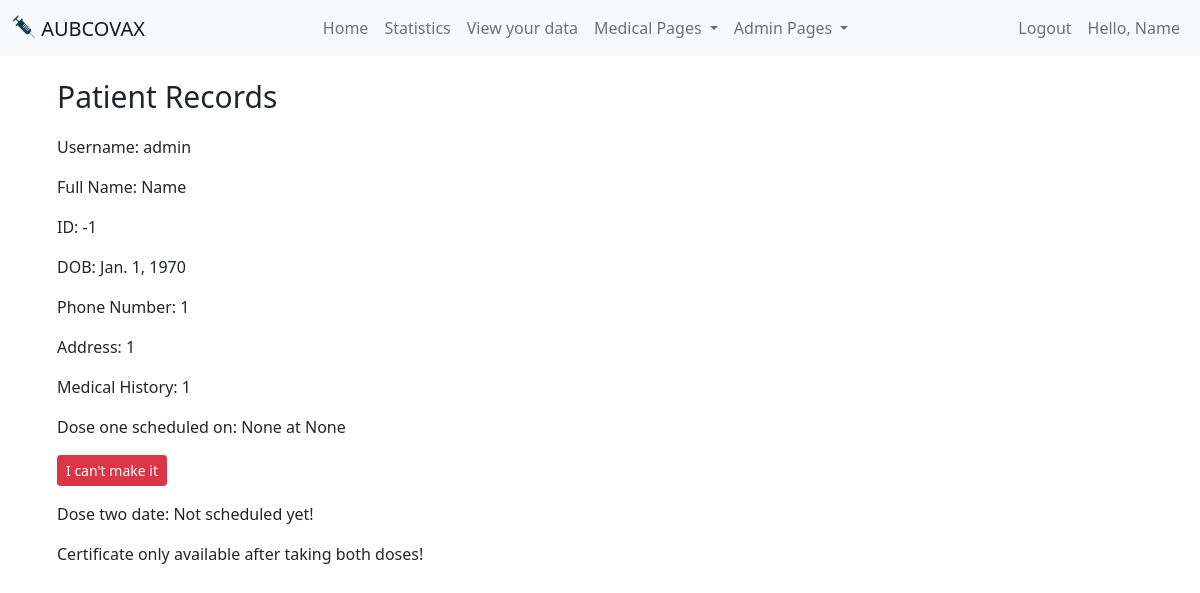
Page /patientInfo/ (signed in) on the committed database.
### main/models.py (models this page shows)
class Account(AbstractBaseUser, PermissionsMixin):
    username=models.CharField(max_length=200, unique=True)
    isMedicalStaff = models.BooleanField(default=False)
    isAdmin = models.BooleanField(default=False)
    name = models.CharField(max_length=200)
    email = models.EmailField(unique=False)
    DOB = models.DateField()
    ID_nbr = models.IntegerField(unique=True)
    phone_nbr = models.IntegerField(unique=True)
    address = models.CharField(max_length=200)
    medical_history = models.TextField()
    doseOne = models.BooleanField(default=False)
    doseOneDate = models.DateField(null=True, blank=True)
    doseOneTime=models.CharField(max_length=200, null=True, blank=True)
    doseTwo = models.BooleanField(default=False)
    doseTwoDate = models.DateField(null=True, blank=True)
    doseTwoTime=models.CharField(max_length=200, null=True, blank=True)
    is_staff=models.BooleanField(default=False)
    is_active=models.BooleanField(default=True)
    objects = MyUserManager()
    USERNAME_FIELD = 'username'
    REQUIRED_FIELDS = ['name', 'email', 'isMedicalStaff', 'isAdmin', 'DOB', 'ID_nbr', 'phone_nbr', 'address', 'medical_history']
    def __str__(self):
        return self.username

### main/views.py (the view, shortened to what this page needs)
# urls.py: path('patientInfo/', views.patientInfo, name='patientInfo'),
def patientInfo(request):
    if not request.user.is_authenticated:
        return render(request, 'notAllowed.html')
    return render(request, 'patientInfo.html')

### main/templates/patientInfo.html (shortened to what this page needs)
{% extends 'base.html' %}
{% block content %}
<div class="infopagecontainer">
    <h1>Patient Records</h1>
    <p>Username: {{ user }} </p>
    <p>Full Name: {{user.name}}</p>
    <p>ID: {{user.ID_nbr}}</p>
    <p>DOB: {{user.DOB}}</p>
    <p>Phone Number: {{user.phone_nbr}} </p>
    <p>Address: {{user.address}} </p>
    <p>Medical History: {{user.medical_history}} </p>
    {%if user.doseOne %}
    <p>Dose one date: {{user.doseOneDate}} </p>
    {%else%}
    <p>Dose one scheduled on: {{user.doseOneDate}} at {{user.doseOneTime}}</p>
    <form method="POST">
        <button class="btn btn-sm btn-danger" style="margin-bottom: 1rem;" type="submit" name="postponeOne" value="one">I can't make it</button>
    </form>
    {%endif%}
    {% if user.doseTwoDate == None %}
    <p>Dose two date: Not scheduled yet!</p>
    {% endif %}
    {% if user.doseOne and user.doseTwo %}
                    {% load static %}
                    {% load static %}
    {% else %}
    <p>Certificate only available after taking both doses!</p>
    {% endif %}
</div>
{% endblock %}

### main/templates/base.html (shortened to what this page needs)
<!doctype html>
<html lang="en">
  <head>
    <link href="https://cdn.jsdelivr.net/npm/bootstrap@5.0.2/dist/css/bootstrap.min.css" rel="stylesheet">
    {% load static %}
  </head>
  <body>
    <nav class="navbar navbar-expand-lg navbar-light bg-light mb-2">
      <div class="container-fluid">
        <a class="navbar-brand mb-0 h1" href="/">
          <img src="{% static '/vaccine.png' %}" alt="" width="24px" height="24px" class="d-inline-block align-text-top">
          AUBCOVAX
        </a>
        <div class="collapse navbar-collapse" id="navbarSupportedContent">
          <ul class="navbar-nav me-auto mb-lg-0" style="margin-left: auto;">
            <li class="nav-item">
              <a class="nav-link" href="/">Home</a>
            </li>
            <li class="nav-item">
              <a class="nav-link" href="/stats">Statistics</a>
            </li>
            {% if user.is_authenticated %}
            <li class="nav-item">
              <a class="nav-link" href="/patientInfo">View your data</a>
            </li>
            {% endif %}
            {% if user.isMedicalStaff %}
            <li class="nav-item dropdown">
              <a class="nav-link dropdown-toggle" href="#" id="navbarDropdown" role="button" data-bs-toggle="dropdown" aria-expanded="false">
                Medical Pages
              </a>
            </li>
            {% endif %}
            {% if user.isAdmin %}
            <li class="nav-item dropdown">
              <a class="nav-link dropdown-toggle" href="#" id="navbarDropdown" role="button" data-bs-toggle="dropdown" aria-expanded="false">
                Admin Pages
              </a>
            </li>
            {% endif %}
          </ul>
          <ul class="navbar-nav ml-auto">
            {% if user.is_authenticated %}
            <li class="nav-item">
              <a class="nav-link" href="/logout">Logout</a>
            </li>
            <li class="nav-item">
              <a class="nav-link" href="/patientInfo">Hello, {{user.name}}</a>
            </li>
            {% endif %}
        </div>
      </div>
    </nav>
    <div class="container-sm mb-4">
      {% block content %}
      {% endblock %}
    </div>
  </body>
</html>

### main/templates/patientInfo.html (style rules this page uses)
.infopagecontainer { padding: 15px; }
h1 { margin-bottom: 20px; font-size: 30px; }

### rows in the picture
Account: name "Name", username "admin", ID_nbr "-1", DOB "Jan. 1, 1970", phone_nbr "1", address "1", medical_history "1", doseOneDate "None", doseOneTime "None"
